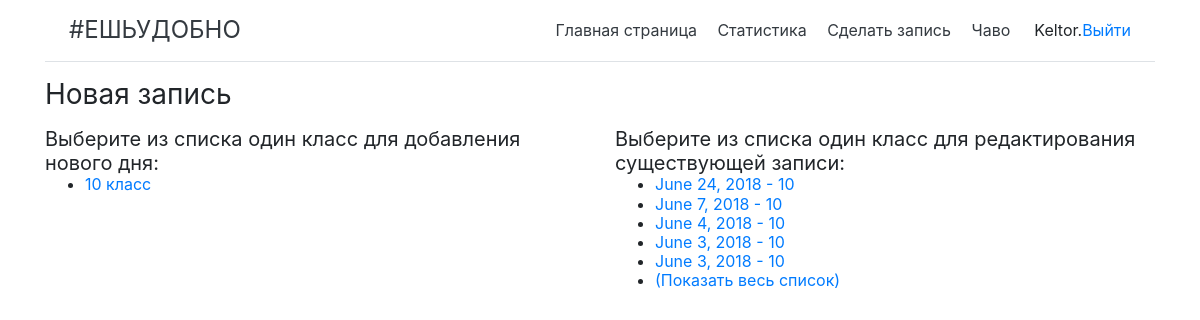
The page /write/ (signed in) on the database its author committed.
### app/models.py (models this page shows, shortened)
class SchoolClass(models.Model):
    school_class = models.CharField(max_length=10, help_text = 'Класс')
    class Meta:
    	ordering = ['school_class']

class State(models.Model):
    date = models.DateField(help_text = '- в формате гггг-мм-дд')
    status = models.CharField(max_length=1)
    people = models.ManyToManyField(People,
        help_text = '-выберите только тех, кто пришел!',
        related_name="peoples",
        blank = 'true')
    school_class = models.CharField(max_length=10)
    school_class_id = models.CharField(max_length=10)
    class Meta:
        ordering = ['date']

### app/views.py (the view)
# urls.py: path('write/', views.writeindex, name = 'writeindex'),
@login_required
def writeindex(request):
    school_class = SchoolClass.objects.all()
    state_list = State.objects.order_by('-date')[0:5]
    return render(
        request,
        'app/writeindex.html',
        context = {'class':school_class, 'state_list':state_list})

### app/templates/app/writeindex.html (shortened to what this page needs)
{% extends "base_generic.html" %}
{% block content %}
<h3 class="my-0 mr-md-auto font-weight-normal">Новая запись</<h3>
<div class="row">
  <div class="col-sm-6">
    <h5 class="my-0 mr-md-auto font-weight-normal">Выберите из списка один класc для добавления нового дня:</<h5>
    <ul>
      {% if class %}
        {% for i in class %}
          <h6 class="my-0 mr-md-auto font-weight-normal"><li><a href='{{ i.id }}'>{{i.school_class}} класс</a></li></h6>
        {% endfor %}
        {% else %}
          <li>Список пуст!</li>
      {% endif %}
    </ul>
  </div>
  <div class="col-sm-6">
    <h5 class="my-0 mr-md-auto font-weight-normal">Выберите из списка один класс для редактирования существующей записи:</<h5>
    <ul>
      {% for i in state_list %}
        <h6 <h3 class="my-0 mr-md-auto font-weight-normal"><li><a href="edit/{{i.id}}/{{i.school_class_id}}">{{i.date}} - {{i.school_class}}</a></li>
        </h6>
      {% endfor %}
      <h6 class="my-0 mr-md-auto font-weight-normal"><li><a href="{% url 'list'%}">(Показать весь список)</a></li></h6>
    </ul>
  </div>
{% endblock %}

### app/templates/base_generic.html (shortened to what this page needs)
<!DOCTYPE html>
<html lang="en">
<head>
  <link rel="stylesheet" href="https://stackpath.bootstrapcdn.com/bootstrap/4.1.1/css/bootstrap.min.css">
  {% load static %}
  <link rel="stylesheet" href="{% static 'css/styles.css' %}">
</head>
<body>
  <div class="container">
    {% block sidebar %}
    <div class="d-flex flex-column flex-md-row align-items-center p-3 px-md-4 mb-3 bg-white border-bottom box-shadow">
      <a class="text-dark" href="{% url 'index' %}"><h4 class="my-0 mr-md-auto font-weight-normal">#ЕШЬУДОБНО</<h4></a> </h4>
      <nav class="my-2 my-md-0 mr-md-3">
        <a class="p-2 text-dark" href="{% url 'index' %}">Главная страница</a>
        <a class="p-2 text-dark" href="{% url 'class' %}">Статистика</a>
        <a class="p-2 text-dark" href="{% url 'writeindex' %}">Сделать запись</a>
        <a class="p-2 text-dark" href="{% url 'faq'%}">Чаво</a>
      </nav>
      {% if user.is_authenticated %}
        {{ user.get_username }}. <a href="{% url 'logout' %}">Выйти</a>
      {% else %}
        <a href="{% url 'login' %}" class="btn btn-outline-primary">Войти</a>
      {% endif %}
    </div>
    {% endblock %}
    <div>{% block content %}{% endblock %}</div>
  </div>
</body>
</html>

### rows shown on the page
SchoolClass: school_class "10"
State: date "June 24, 2018", school_class "10"
State: date "June 7, 2018", school_class "10"
State: date "June 4, 2018", school_class "10"
State: date "June 3, 2018", school_class "10"
State: date "June 3, 2018", school_class "10"

### other values the page prints
{{ user.get_username }} "Keltor"
